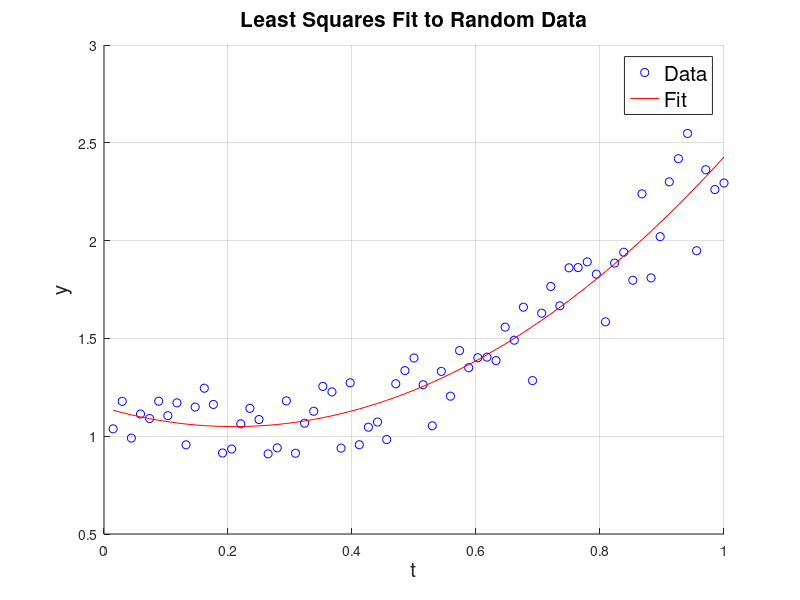

Reproduce this figure in MATLAB.
%MACM 316 - MatLab Warmup Problem B
%Linear Algebra
%
%Please Refer to the the 'Matlab Warmup' assignment sheet found on Canvas.
%
%Purpose: The purpose of this problem is to compute a quadratic
%       | least squares fit to some noisy data. We will do this by 
%       | reivewing/learning the basic linear algebra operations in 
%       | Matlab. This includes matrix operations/syntax,
%       | manipulating vectors, and solving linear systems.

%  PRACTICE INITIALIZATION

%  clear the workspace of old values
clear

%  load the practice data & list variables
load hw00Bpractice.mat
% whos

% ~~~~~~~~~~ SUBMIT PART ~~~~~~~~~~ %

whos
A = [t.^2 t ones(size(t))]; 

%  redo these lines
M = transpose(A) * A;
v = transpose(A) * y;

%  linear solve
c = M\v;

z = c(1)*t.^2 + c(2)*t + c(3);

% calculating square error
s = 0;

for j = 1:N
    zTemp = c(1)*t(j).^2 + c(2)*t(j) + c(3);
    s = s + (y(j) - zTemp)^2;
end 

Err = (1/N) * s;

% ~~~~~~~~~~ END ~~~~~~~~~~ %

disp('grading variables list:  z, Err')

%  pre-written Plotting section
figure(1)
clf
hold on
plot(t,y,'bo')
plot(t,z,'r')
grid on
xlabel('t','fontsize',15)
ylabel('y','fontsize',15)
title('Least Squares Fit to Random Data','fontsize',15)
legend({'Data', 'Fit'},'fontsize',15)